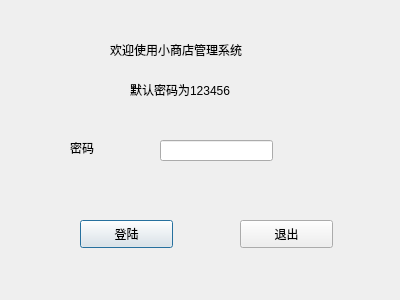
<?xml version="1.0" encoding="UTF-8"?>
<ui version="4.0">
 <class>loginDialog</class>
 <widget class="QDialog" name="loginDialog">
  <property name="geometry">
   <rect>
    <x>0</x>
    <y>0</y>
    <width>400</width>
    <height>300</height>
   </rect>
  </property>
  <property name="windowTitle">
   <string>Dialog</string>
  </property>
  <widget class="QLabel" name="label">
   <property name="geometry">
    <rect>
     <x>110</x>
     <y>40</y>
     <width>171</width>
     <height>20</height>
    </rect>
   </property>
   <property name="text">
    <string>欢迎使用小商店管理系统</string>
   </property>
  </widget>
  <widget class="QLabel" name="label_2">
   <property name="geometry">
    <rect>
     <x>70</x>
     <y>140</y>
     <width>72</width>
     <height>15</height>
    </rect>
   </property>
   <property name="text">
    <string>密码</string>
   </property>
  </widget>
  <widget class="QLineEdit" name="lineEdit">
   <property name="geometry">
    <rect>
     <x>160</x>
     <y>140</y>
     <width>113</width>
     <height>21</height>
    </rect>
   </property>
  </widget>
  <widget class="QPushButton" name="pushButton">
   <property name="geometry">
    <rect>
     <x>80</x>
     <y>220</y>
     <width>93</width>
     <height>28</height>
    </rect>
   </property>
   <property name="text">
    <string>登陆</string>
   </property>
  </widget>
  <widget class="QPushButton" name="pushButton_2">
   <property name="geometry">
    <rect>
     <x>240</x>
     <y>220</y>
     <width>93</width>
     <height>28</height>
    </rect>
   </property>
   <property name="text">
    <string>退出</string>
   </property>
  </widget>
  <widget class="QLabel" name="label_3">
   <property name="geometry">
    <rect>
     <x>130</x>
     <y>80</y>
     <width>131</width>
     <height>20</height>
    </rect>
   </property>
   <property name="text">
    <string>默认密码为123456</string>
   </property>
  </widget>
 </widget>
 <resources/>
 <connections/>
</ui>
